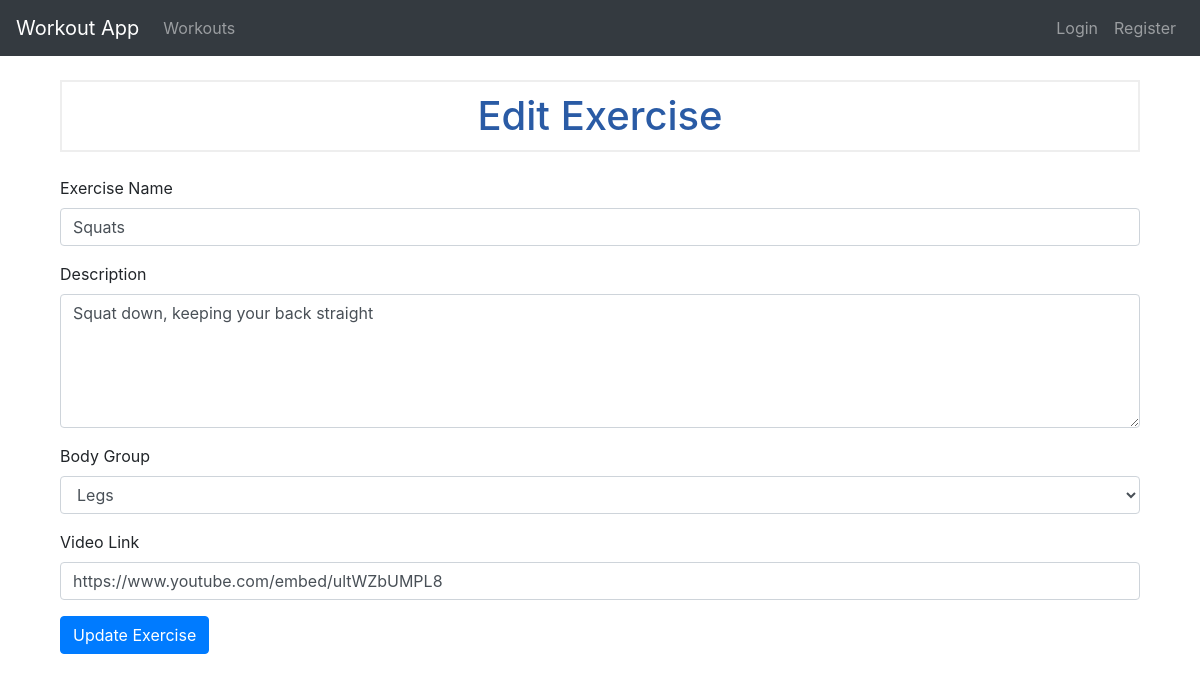
/edit_exercise/1, run on the app's committed database.
### tables this page shows
CREATE TABLE exercise (
                exercise_id INTEGER PRIMARY KEY AUTOINCREMENT,
                name TEXT NOT NULL,
                body_group TEXT NOT NULL,
                description TEXT NOT NULL,
                video_link TEXT
             );

### app.py (the view, shortened to what this page needs)
@app.route("/edit_exercise/<int:exercise_id>", methods=["GET", "POST"])
def edit_exercise(exercise_id):
    exercise = c.execute(
        "SELECT * FROM exercise WHERE exercise_id = ?", (exercise_id,)
    ).fetchone()
    return render_template("edit_exercise.html", exercise=exercise)

### templates/edit_exercise.html (shortened to what this page needs)
{% extends "base.html" %} {% block content %}
<div class="container">
    <h1 class="my-4">Edit Exercise</h1>
    <form method="POST">
        <div class="form-group">
            <label for="exercise_name">Exercise Name</label>
            <input type="text" class="form-control" id="exercise_name" name="exercise_name" value="{{ exercise['name'] }}" required>
        </div>
        <div class="form-group">
            <label for="description">Description</label>
            <textarea class="form-control" id="description" name="description" rows="5" required>{{ exercise['description'] }}</textarea>
        </div>
        <div class="form-group">
            <label for="body_group">Body Group</label>
            <select class="form-control" id="body_group" name="body_group" required>
                <option value="Legs" {% if exercise['body_group'] == 'Legs' %} selected {% endif %}>Legs</option>
            </select>
        </div>
        <div class="form-group">
            <label for="video_link">Video Link</label>
            <input type="text" class="form-control" id="video_link" name="video_link" value="{{ exercise['video_link'] }}" required>
        </div>
        <button type="submit" class="btn btn-primary">Update Exercise</button>
    </form>
</div>
{% endblock %}

### static/css/style.css (style rules this page uses)
h1 { border: 2px #eee solid; color: rgb(42, 91, 165); text-align: center; padding: 10px; }

### data on the page
exercise: exercise_name "Squats", description "Squat down, keeping your back straight", body_group "Legs", video_link "https://www.youtube.com/embed/ultWZbUMPL8"
